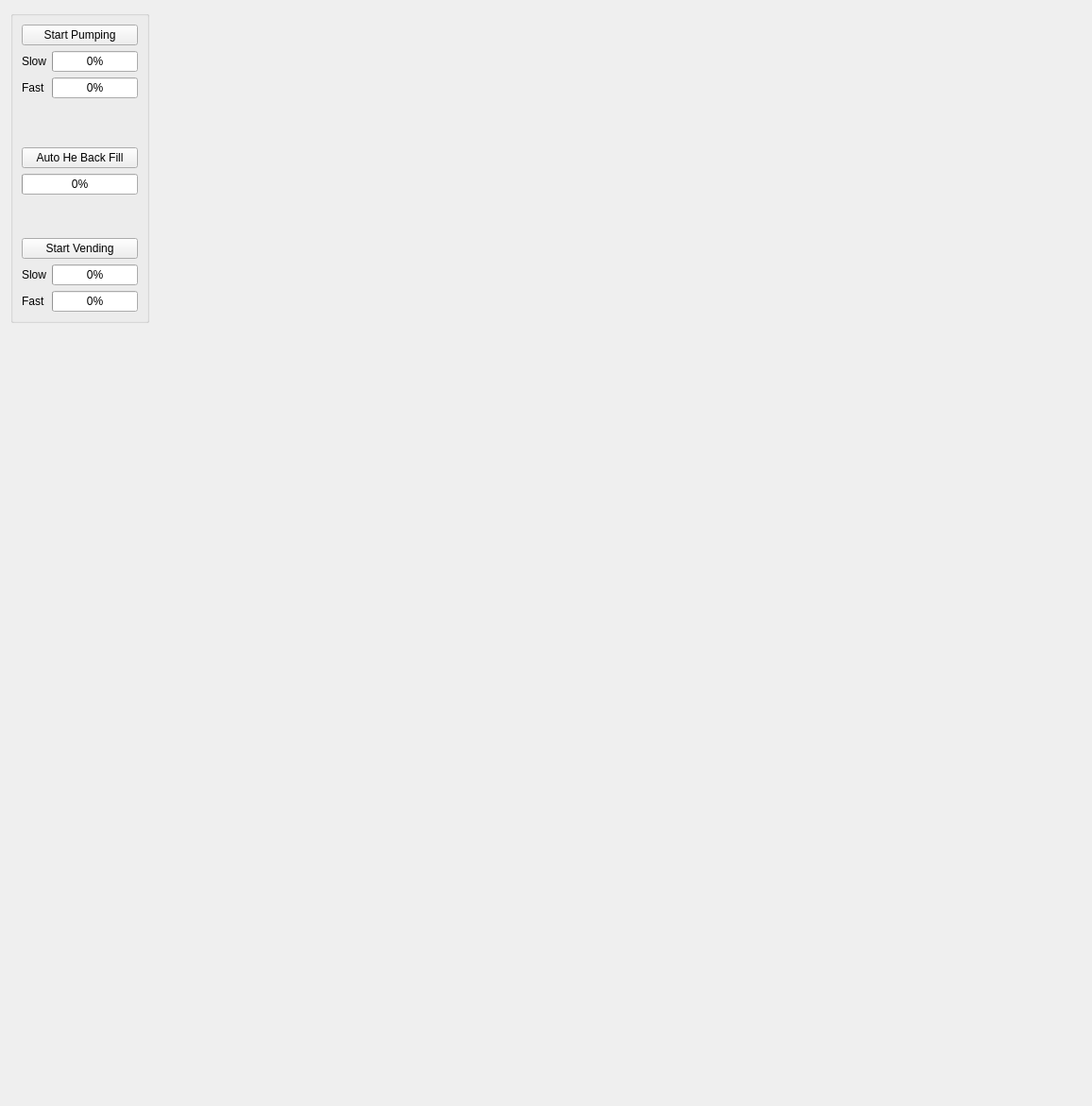
      <widget class="QWidget" name="tab_7">
       <attribute name="title">
        <string>Sample Exchange</string>
       </attribute>
       <layout class="QGridLayout" name="gridLayout_73">
        <item row="0" column="0">
         <widget class="QGroupBox" name="groupBox_19">
          <property name="sizePolicy">
           <sizepolicy hsizetype="Preferred" vsizetype="Fixed">
            <horstretch>0</horstretch>
            <verstretch>0</verstretch>
           </sizepolicy>
          </property>
          <property name="styleSheet">
           <string notr="true">font: 15pt &quot;MS Shell Dlg 2&quot;;</string>
          </property>
          <property name="title">
           <string/>
          </property>
          <layout class="QGridLayout" name="gridLayout_72">
           <item row="0" column="0" rowspan="2" colspan="3">
            <layout class="QGridLayout" name="gridLayout_68">
             <item row="0" column="0">
              <widget class="QPushButton" name="pb_start_pump">
               <property name="sizePolicy">
                <sizepolicy hsizetype="Preferred" vsizetype="Preferred">
                 <horstretch>0</horstretch>
                 <verstretch>0</verstretch>
                </sizepolicy>
               </property>
               <property name="styleSheet">
                <string notr="true"/>
               </property>
               <property name="text">
                <string>Start Pumping</string>
               </property>
              </widget>
             </item>
             <item row="1" column="0">
              <layout class="QGridLayout" name="gridLayout_39">
               <item row="0" column="0">
                <layout class="QVBoxLayout" name="verticalLayout_8">
                 <item>
                  <widget class="QLabel" name="label_57">
                   <property name="text">
                    <string>Slow</string>
                   </property>
                  </widget>
                 </item>
                 <item>
                  <widget class="QLabel" name="label_58">
                   <property name="text">
                    <string>Fast</string>
                   </property>
                  </widget>
                 </item>
                </layout>
               </item>
               <item row="0" column="1">
                <layout class="QVBoxLayout" name="verticalLayout_2">
                 <item>
                  <widget class="QProgressBar" name="prb_pump_slow">
                   <property name="value">
                    <number>0</number>
                   </property>
                  </widget>
                 </item>
                 <item>
                  <widget class="QProgressBar" name="prb_pump_fast">
                   <property name="value">
                    <number>0</number>
                   </property>
                  </widget>
                 </item>
                </layout>
               </item>
              </layout>
             </item>
            </layout>
           </item>
           <item row="2" column="1">
            <widget class="QLabel" name="label_55">
             <property name="text">
              <string/>
             </property>
            </widget>
           </item>
           <item row="2" column="2">
            <spacer name="verticalSpacer_4">
             <property name="orientation">
              <enum>Qt::Vertical</enum>
             </property>
             <property name="sizeHint" stdset="0">
              <size>
               <width>20</width>
               <height>40</height>
              </size>
             </property>
            </spacer>
           </item>
           <item row="5" column="0" colspan="3">
            <layout class="QGridLayout" name="gridLayout_71">
             <item row="0" column="0">
              <widget class="QPushButton" name="pb_vent">
               <property name="sizePolicy">
                <sizepolicy hsizetype="Preferred" vsizetype="Preferred">
                 <horstretch>0</horstretch>
                 <verstretch>0</verstretch>
                </sizepolicy>
               </property>
               <property name="styleSheet">
                <string notr="true"/>
               </property>
               <property name="text">
                <string>Start Vending</string>
               </property>
              </widget>
             </item>
             <item row="1" column="0">
              <layout class="QGridLayout" name="gridLayout_70">
               <item row="0" column="0">
                <layout class="QVBoxLayout" name="verticalLayout_25">
                 <item>
                  <widget class="QLabel" name="label_59">
                   <property name="text">
                    <string>Slow</string>
                   </property>
                  </widget>
                 </item>
                 <item>
                  <widget class="QLabel" name="label_71">
                   <property name="text">
                    <string>Fast</string>
                   </property>
                  </widget>
                 </item>
                </layout>
               </item>
               <item row="0" column="1">
                <layout class="QVBoxLayout" name="verticalLayout_26">
                 <item>
                  <widget class="QProgressBar" name="prb_vent_slow">
                   <property name="value">
                    <number>0</number>
                   </property>
                  </widget>
                 </item>
                 <item>
                  <widget class="QProgressBar" name="prb_vent_fast">
                   <property name="value">
                    <number>0</number>
                   </property>
                  </widget>
                 </item>
                </layout>
               </item>
              </layout>
             </item>
            </layout>
           </item>
           <item row="3" column="0" colspan="3">
            <layout class="QGridLayout" name="gridLayout_69">
             <item row="0" column="0">
              <widget class="QPushButton" name="pb_auto_he_fill">
               <property name="sizePolicy">
                <sizepolicy hsizetype="Preferred" vsizetype="Preferred">
                 <horstretch>0</horstretch>
                 <verstretch>0</verstretch>
                </sizepolicy>
               </property>
               <property name="styleSheet">
                <string notr="true"/>
               </property>
               <property name="text">
                <string>Auto He Back Fill</string>
               </property>
              </widget>
             </item>
             <item row="1" column="0">
              <widget class="QProgressBar" name="prb_he_backfill">
               <property name="value">
                <number>0</number>
               </property>
              </widget>
             </item>
            </layout>
           </item>
           <item row="4" column="1">
            <spacer name="verticalSpacer_7">
             <property name="orientation">
              <enum>Qt::Vertical</enum>
             </property>
             <property name="sizeHint" stdset="0">
              <size>
               <width>20</width>
               <height>40</height>
              </size>
             </property>
            </spacer>
           </item>
          </layout>
         </widget>
        </item>
        <item row="0" column="1">
         <spacer name="horizontalSpacer_9">
          <property name="orientation">
           <enum>Qt::Horizontal</enum>
          </property>
          <property name="sizeType">
           <enum>QSizePolicy::Preferred</enum>
          </property>
          <property name="sizeHint" stdset="0">
           <size>
            <width>987</width>
            <height>20</height>
           </size>
          </property>
         </spacer>
        </item>
        <item row="1" column="0">
         <spacer name="verticalSpacer_6">
          <property name="orientation">
           <enum>Qt::Vertical</enum>
          </property>
          <property name="sizeType">
           <enum>QSizePolicy::Preferred</enum>
          </property>
          <property name="sizeHint" stdset="0">
           <size>
            <width>20</width>
            <height>818</height>
           </size>
          </property>
         </spacer>
        </item>
       </layout>
      </widget>
